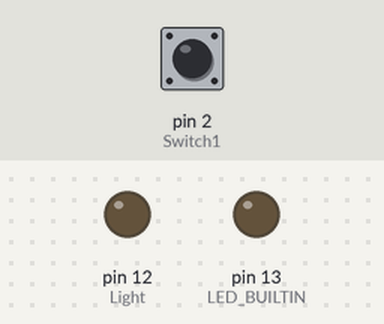
A sketch run on a simulated Arduino Uno, built with avr-gcc and run on an emulated ATmega328P. On the bench: output pins drawn as LEDs (lit = HIGH). The inputs (shaded band) are chosen by the test bench; at power-on: pin 2 (Switch1) LOW.

Above: at 1.2 s.
1.3 s: pin 2 (Switch1) pulled HIGH for 0.15 s
At 3.0 s:
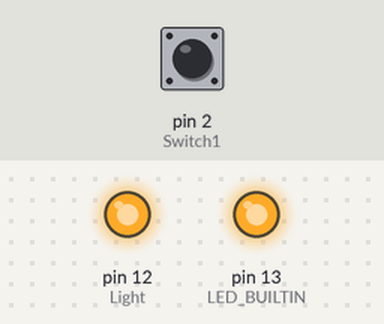
4.4 s: pin 2 (Switch1) pulled HIGH for 1 s
At 8.0 s:
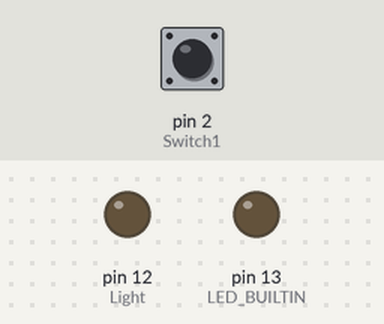
8.4 s: pin 2 (Switch1) pulled HIGH for 3.2 s
At 9.6 s:
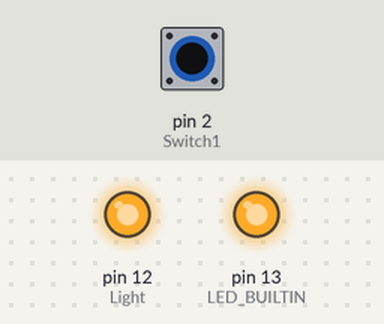
Timing chart, 0 to 12.3 s (numbered marks = the images above; inputs shaded):
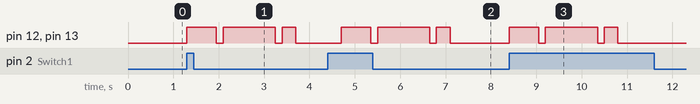

The sketch:

Blinky_switch.ino
```cpp
int Light = 12 ; //Hero board pin 12 is names light
int Switch1 = 2; //swith 1 on pin 3
// the setup function runs once when you press reset or power the board
void setup() {
  // initialize digital pin LED_BUILTIN as an output.
  pinMode(LED_BUILTIN, OUTPUT);
  pinMode(Light, OUTPUT);
}

// the loop function runs over and over again forever
void loop() {
    if (digitalRead(Switch1) == HIGH){
    digitalWrite(LED_BUILTIN, HIGH);
    digitalWrite(Light, HIGH); //Turn on
    delay(500);
  digitalWrite(LED_BUILTIN, HIGH);
  digitalWrite(Light, HIGH);
  // turn the LED on (HIGH is the voltage level)
  delay(150);                      // wait for a second
  digitalWrite(LED_BUILTIN, LOW);
  digitalWrite(Light, LOW);   // turn the LED off by making the voltage LOW
  delay(150);                      // wait for a second
    digitalWrite(LED_BUILTIN, HIGH);
    digitalWrite(Light, HIGH);  // turn the LED on (HIGH is the voltage level)
  delay(150);
  delay(1000);                    // wait for a second
  digitalWrite(LED_BUILTIN, LOW);
  digitalWrite(Light, LOW);  // turn the LED off by making the voltage LOW
  delay(150);                      // wait for a second
    digitalWrite(LED_BUILTIN, HIGH);
    digitalWrite(Light, HIGH);  // turn the LED on (HIGH is the voltage level)
  delay(150);                      // wait for a second
  digitalWrite(LED_BUILTIN, LOW);
  digitalWrite(Light, LOW);
      digitalWrite(LED_BUILTIN, HIGH);
      digitalWrite(Light, HIGH);  // turn the LED on (HIGH is the voltage level)
  delay(150);                      // wait for a second
  digitalWrite(LED_BUILTIN, LOW);
  digitalWrite(Light, LOW); // turn the LED off by making the voltage LOW
  delay(1000);                      // wait for a second
  }
  else {
    digitalWrite(Light, LOW); //led turned off
  }}
```

Measured:
- after the input at 1.3 s, pin 12 (Light), pin 13 (LED_BUILTIN): goes HIGH 0.65 s, LOW 0.15 s, HIGH 1.2 s, LOW 0.15 s, HIGH 0.30 s, then LOW, starting at once
- after the input at 4.4 s, pin 12 (Light), pin 13 (LED_BUILTIN): goes HIGH 0.65 s, LOW 0.15 s, HIGH 1.2 s, LOW 0.15 s, HIGH 0.30 s, then LOW, starting after 0.30 s
- after the input at 8.4 s, pin 12 (Light), pin 13 (LED_BUILTIN): goes HIGH 0.65 s, LOW 0.15 s, HIGH 1.2 s, LOW 0.15 s, HIGH 0.30 s, then LOW, starting at once
